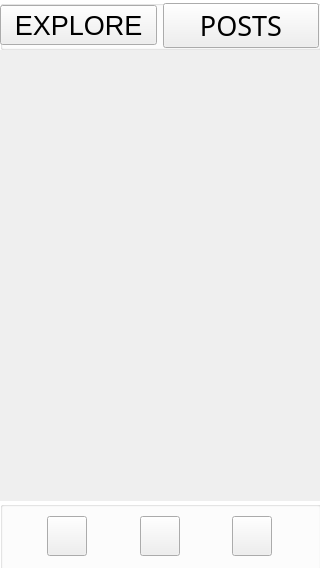
<?xml version="1.0" encoding="UTF-8"?>
<ui version="4.0">
 <class>ExploreWindow</class>
 <widget class="QMainWindow" name="ExploreWindow">
  <property name="geometry">
   <rect>
    <x>0</x>
    <y>0</y>
    <width>320</width>
    <height>568</height>
   </rect>
  </property>
  <property name="maximumSize">
   <size>
    <width>320</width>
    <height>568</height>
   </size>
  </property>
  <property name="windowTitle">
   <string>MainWindow</string>
  </property>
  <widget class="QWidget" name="centralwidget">
   <widget class="QWidget" name="verticalLayoutWidget">
    <property name="geometry">
     <rect>
      <x>0</x>
      <y>0</y>
      <width>321</width>
      <height>571</height>
     </rect>
    </property>
    <layout class="QVBoxLayout" name="MainVertBox">
     <item>
      <layout class="QHBoxLayout" name="horizontalLayout">
       <item>
        <widget class="QGroupBox" name="topGroupBox">
         <property name="maximumSize">
          <size>
           <width>16777215</width>
           <height>50</height>
          </size>
         </property>
         <property name="styleSheet">
          <string notr="true">#topGroupBox{
background-color: white;
}</string>
         </property>
         <property name="title">
          <string/>
         </property>
         <property name="flat">
          <bool>true</bool>
         </property>
         <widget class="QWidget" name="horizontalLayoutWidget_3">
          <property name="geometry">
           <rect>
            <x>0</x>
            <y>0</y>
            <width>319</width>
            <height>51</height>
           </rect>
          </property>
          <layout class="QHBoxLayout" name="horizontalLayout_3">
           <item>
            <widget class="QPushButton" name="exploreButton">
             <property name="minimumSize">
              <size>
               <width>40</width>
               <height>40</height>
              </size>
             </property>
             <property name="font">
              <font>
               <family>Microsoft JhengHei UI</family>
               <pointsize>20</pointsize>
              </font>
             </property>
             <property name="text">
              <string>EXPLORE</string>
             </property>
            </widget>
           </item>
           <item>
            <widget class="QPushButton" name="postsTopButton">
             <property name="minimumSize">
              <size>
               <width>40</width>
               <height>40</height>
              </size>
             </property>
             <property name="font">
              <font>
               <family>Microsoft JhengHei</family>
               <pointsize>20</pointsize>
              </font>
             </property>
             <property name="text">
              <string>POSTS</string>
             </property>
            </widget>
           </item>
          </layout>
         </widget>
        </widget>
       </item>
      </layout>
     </item>
     <item>
      <spacer name="VSpacer1">
       <property name="orientation">
        <enum>Qt::Orientation::Vertical</enum>
       </property>
       <property name="sizeType">
        <enum>QSizePolicy::Policy::Maximum</enum>
       </property>
       <property name="sizeHint" stdset="0">
        <size>
         <width>20</width>
         <height>445</height>
        </size>
       </property>
      </spacer>
     </item>
     <item>
      <widget class="QGroupBox" name="MenuOptions">
       <property name="styleSheet">
        <string notr="true">#MenuOptions {
    background-color: white;
}</string>
       </property>
       <property name="title">
        <string/>
       </property>
       <property name="flat">
        <bool>true</bool>
       </property>
       <widget class="QWidget" name="horizontalLayoutWidget">
        <property name="geometry">
         <rect>
          <x>0</x>
          <y>0</y>
          <width>319</width>
          <height>71</height>
         </rect>
        </property>
        <layout class="QHBoxLayout" name="horizontalLayout_2">
         <item>
          <spacer name="horizontalSpacer_5">
           <property name="orientation">
            <enum>Qt::Orientation::Horizontal</enum>
           </property>
           <property name="sizeHint" stdset="0">
            <size>
             <width>40</width>
             <height>20</height>
            </size>
           </property>
          </spacer>
         </item>
         <item>
          <widget class="QPushButton" name="FriendsButton_2">
           <property name="minimumSize">
            <size>
             <width>40</width>
             <height>40</height>
            </size>
           </property>
           <property name="layoutDirection">
            <enum>Qt::LayoutDirection::RightToLeft</enum>
           </property>
           <property name="text">
            <string/>
           </property>
           <property name="icon">
            <iconset resource="ressources.qrc">
             <normaloff>:/images/friendsIcon.png</normaloff>:/images/friendsIcon.png</iconset>
           </property>
           <property name="iconSize">
            <size>
             <width>40</width>
             <height>40</height>
            </size>
           </property>
          </widget>
         </item>
         <item>
          <spacer name="horizontalSpacer_6">
           <property name="orientation">
            <enum>Qt::Orientation::Horizontal</enum>
           </property>
           <property name="sizeHint" stdset="0">
            <size>
             <width>40</width>
             <height>20</height>
            </size>
           </property>
          </spacer>
         </item>
         <item>
          <widget class="QPushButton" name="PostsButton_2">
           <property name="minimumSize">
            <size>
             <width>40</width>
             <height>40</height>
            </size>
           </property>
           <property name="text">
            <string/>
           </property>
           <property name="icon">
            <iconset resource="ressources.qrc">
             <normaloff>:/images/postsImage.png</normaloff>:/images/postsImage.png</iconset>
           </property>
           <property name="iconSize">
            <size>
             <width>40</width>
             <height>40</height>
            </size>
           </property>
          </widget>
         </item>
         <item>
          <spacer name="horizontalSpacer_7">
           <property name="orientation">
            <enum>Qt::Orientation::Horizontal</enum>
           </property>
           <property name="sizeHint" stdset="0">
            <size>
             <width>40</width>
             <height>20</height>
            </size>
           </property>
          </spacer>
         </item>
         <item>
          <widget class="QPushButton" name="ProfileButton_2">
           <property name="minimumSize">
            <size>
             <width>40</width>
             <height>40</height>
            </size>
           </property>
           <property name="text">
            <string/>
           </property>
           <property name="icon">
            <iconset resource="ressources.qrc">
             <normaloff>:/images/profileImage.png</normaloff>:/images/profileImage.png</iconset>
           </property>
           <property name="iconSize">
            <size>
             <width>40</width>
             <height>40</height>
            </size>
           </property>
          </widget>
         </item>
         <item>
          <spacer name="horizontalSpacer_8">
           <property name="orientation">
            <enum>Qt::Orientation::Horizontal</enum>
           </property>
           <property name="sizeHint" stdset="0">
            <size>
             <width>40</width>
             <height>20</height>
            </size>
           </property>
          </spacer>
         </item>
        </layout>
       </widget>
      </widget>
     </item>
    </layout>
   </widget>
  </widget>
 </widget>
 <resources>
  <include location="ressources.qrc"/>
 </resources>
 <connections/>
</ui>
